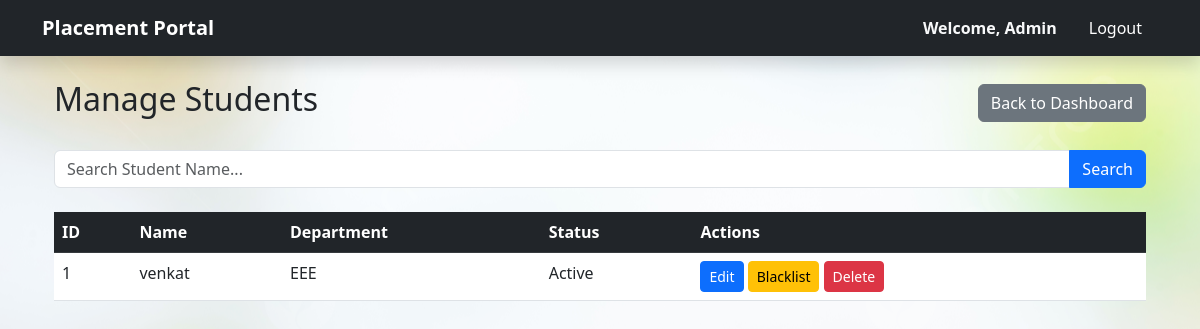
The page /admin/students (signed in) on the database its author committed.
### models.py (models this page shows)
class Student(db.Model):
    id = db.Column(db.Integer, primary_key=True)
    user_id = db.Column(db.Integer, db.ForeignKey('user.id'), nullable=False)
    name = db.Column(db.String(100), nullable=False)
    department = db.Column(db.String(100))
    cgpa = db.Column(db.Float)
    status = db.Column(db.String(20), default='Active')
    resume_link = db.Column(db.String(255))
    applications = db.relationship(
        'Application',
        backref='student',
        cascade="all, delete-orphan"
    )

### routes/admin_routes.py (the view)
@admin_bp.route('/students')
def manage_students():
    if not is_admin(): return redirect(url_for('auth.login'))
    search_query = request.args.get('q', '')
    if search_query:
        students = Student.query.join(User).filter(
            or_(Student.id.like(search_query),
                Student.name.contains(search_query),
                User.email.contains(search_query))
        ).all()
    else:
        students = Student.query.all()
    return render_template('admin/manage_students.html', students=students, search_query=search_query)

### routes/admin_routes.py (called while the page is built)
def is_admin():
    return session.get('role') == 'admin'

### templates/admin/manage_students.html
{% extends "base.html" %}
{% block content %}
<div class="container">
    <div class="d-flex justify-content-between align-items-center mb-4">
        <h2>Manage Students</h2>
        <a href="{{ url_for('admin.dashboard') }}" class="btn btn-secondary">Back to Dashboard</a>
    </div>
    <form action="{{ url_for('admin.manage_students') }}" method="GET" class="mb-4">
        <div class="input-group">
            <input type="text" name="q" class="form-control" placeholder="Search Student Name..." value="{{ search_query }}">
            <button class="btn btn-primary" type="submit">Search</button>
        </div>
    </form>
    <table class="table table-hover">
        <thead class="table-dark">
            <tr>
                <th>ID</th>
                <th>Name</th>
                <th>Department</th>
                <th>Status</th>
                <th>Actions</th>
            </tr>
        </thead>
        <tbody>
            {% for student in students %}
            <tr>
                <td>{{ student.id }}</td>
                <td>{{ student.name }}</td>
                <td>{{ student.department }}</td>
                <td>{{ student.status }}</td>
                <td>
                      <a href="{{ url_for('admin.edit_student', id=student.id) }}" class="btn btn-sm btn-primary">Edit</a>
                     <a href="{{ url_for('admin.blacklist_student', id=student.id) }}" class="btn btn-sm btn-warning">
        {% if student.status == 'Active' %}Blacklist{% else %}Activate{% endif %}
    </a>
                    <a href="{{ url_for('admin.delete_student', id=student.id) }}" class="btn btn-sm btn-danger" onclick="return confirm('Delete student?')">Delete</a>
                </td>
            </tr>
            {% else %}
            <tr><td colspan="5" class="text-center">No students found.</td></tr>
            {% endfor %}
        </tbody>
    </table>
</div>
{% endblock %}

### templates/base.html (style rules this page uses)
body { background-size: cover; background-position: center; background-repeat: no-repeat; background-attachment: fixed; min-height: 100vh; background-color: #f8f9fa; }
.table { background-color: rgba(255, 255, 255, 0.92) !important; }

### rows shown on the page
Student: id "1", name "venkat", department "EEE", status "Active", shows "Blacklist"

### other values the page prints
{{ session.get('name', 'User') }} "Admin"
